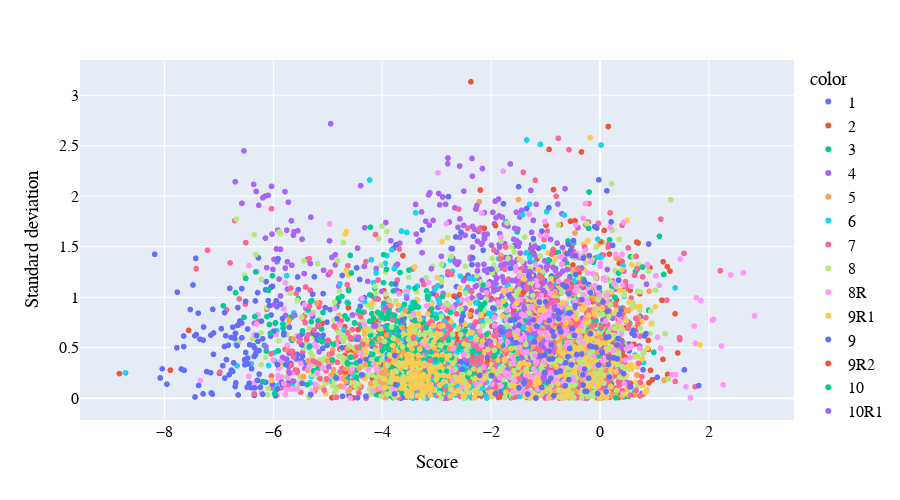

The notebook cell saved with this chart:
### Code cell
fig = px.scatter(x = merge_melt['activity'], y = merge_melt['std'],
          color = merge_melt['set'])
fig.update_layout(
        xaxis_title="Score",
        yaxis_title="Standard deviation",
        autosize=False,
        width=900,
        height=500,
        font=dict(family="Arial",
                        size=16,
                        color="#020202"
                        ))
fig.show()
fig.write_html(fig_folder+"activity_score_by_set.html")

### Figure 1 — Plotly figure (JSON) as saved in the notebook; plotly's stock layout.template omitted (floating-point values rounded to 4 significant figures; data arrays with more than 128 entries replaced by an {"elided": "..."} marker saying what was removed)
{"data": [{"hovertemplate": "color=1<br>x=%{x}<br>y=%{y}<extra></extra>", "legendgroup": "1", "marker": {"color": "#636efa", "symbol": "circle"}, "mode": "markers", "name": "1", "showlegend": true, "type": "scattergl", "x": {"elided": "252 float values"}, "xaxis": "x", "y": {"elided": "252 float values"}, "yaxis": "y"}, {"hovertemplate": "color=2<br>x=%{x}<br>y=%{y}<extra></extra>", "legendgroup": "2", "marker": {"color": "#EF553B", "symbol": "circle"}, "mode": "markers", "name": "2", "showlegend": true, "type": "scattergl", "x": {"elided": "315 float values"}, "xaxis": "x", "y": {"elided": "315 float values"}, "yaxis": "y"}, {"hovertemplate": "color=3<br>x=%{x}<br>y=%{y}<extra></extra>", "legendgroup": "3", "marker": {"color": "#00cc96", "symbol": "circle"}, "mode": "markers", "name": "3", "showlegend": true, "type": "scattergl", "x": {"elided": "315 float values"}, "xaxis": "x", "y": {"elided": "315 float values"}, "yaxis": "y"}, {"hovertemplate": "color=4<br>x=%{x}<br>y=%{y}<extra></extra>", "legendgroup": "4", "marker": {"color": "#ab63fa", "symbol": "circle"}, "mode": "markers", "name": "4", "showlegend": true, "type": "scattergl", "x": {"elided": "315 float values"}, "xaxis": "x", "y": {"elided": "315 float values"}, "yaxis": "y"}, {"hovertemplate": "color=5<br>x=%{x}<br>y=%{y}<extra></extra>", "legendgroup": "5", "marker": {"color": "#FFA15A", "symbol": "circle"}, "mode": "markers", "name": "5", "showlegend": true, "type": "scattergl", "x": {"elided": "273 float values"}, "xaxis": "x", "y": {"elided": "273 float values"}, "yaxis": "y"}, {"hovertemplate": "color=6<br>x=%{x}<br>y=%{y}<extra></extra>", "legendgroup": "6", "marker": {"color": "#19d3f3", "symbol": "circle"}, "mode": "markers", "name": "6", "showlegend": true, "type": "scattergl", "x": {"elided": "315 float values"}, "xaxis": "x", "y": {"elided": "315 float values"}, "yaxis": "y"}, {"hovertemplate": "color=7<br>x=%{x}<br>y=%{y}<extra></extra>", "legendgroup": "7", "marker": {"color": "#FF6692", "symbol": "circle"}, "mode": "markers", "name": "7", "showlegend": true, "type": "scattergl", "x": {"elided": "294 float values"}, "xaxis": "x", "y": {"elided": "294 float values"}, "yaxis": "y"}, {"hovertemplate": "color=8<br>x=%{x}<br>y=%{y}<extra></extra>", "legendgroup": "8", "marker": {"color": "#B6E880", "symbol": "circle"}, "mode": "markers", "name": "8", "showlegend": true, "type": "scattergl", "x": {"elided": "294 float values"}, "xaxis": "x", "y": {"elided": "294 float values"}, "yaxis": "y"}, {"hovertemplate": "color=8R<br>x=%{x}<br>y=%{y}<extra></extra>", "legendgroup": "8R", "marker": {"color": "#FF97FF", "symbol": "circle"}, "mode": "markers", "name": "8R", "showlegend": true, "type": "scattergl", "x": [-5.685, -5.833, -5.911, -0.6568, -0.9286, -6.347, -5.777, -4.84, -6.284, -5.629, -5.735, -6.34, -5.508, -6.297, -6.448, -5.946, -5.924, -5.856, -6.631, -5.639, -6.216, -5.916, -5.901, -0.07188, null, -1.298, -5.578, -2.453, -4.766, -1.893, -1.361, -2.325, -5.559, 0.1771, -5.308, -4.705, null, -2.919, -5.276, -3.593, -0.6721, -5.735], "xaxis": "x", "y": [0.08692, 0.1579, 0.1946, 0.7425, 0.967, 0.6279, 0.03623, 0.5287, 0.828, 0.09633, 0.5239, 0.1523, 0.1476, 1.253, 0.2173, 0.6295, 0.03393, 0.2125, 0.7231, 0.2541, 0.05674, 0.224, 0.2956, 0.2987, null, 0.8493, 0.38, 0.3312, 0.5911, 0.4265, 0.3145, 0.5519, 0.08683, 0.6766, 0.3764, 0.1086, null, 0.202, 0.06948, 0.1832, 0.9408, 0.2034], "yaxis": "y"}, {"hovertemplate": "color=9R1<br>x=%{x}<br>y=%{y}<extra></extra>", "legendgroup": "9R1", "marker": {"color": "#FECB52", "symbol": "circle"}, "mode": "markers", "name": "9R1", "showlegend": true, "type": "scattergl", "x": [-1.531, -2.83, 0.6621, 0.7656, 0.1136, -4.245, 0.4322, 0.2213, 0.4452, 0.865, 0.4919, -2.617, 0.7847, -2.084, -0.4309, -0.8869, 0.5235, -0.2544, 0.5106, 0.2633, -4.607], "xaxis": "x", "y": [0.3091, 0.1589, 0.1587, 0.7557, 0.2814, 0.3572, 0.08178, 0.2884, 0.1729, 0.08372, 0.2975, 0.285, 0.1273, 0.04839, 0.3687, 0.08088, 0.08408, 0.05525, 0.1167, 0.2745, 0.02], "yaxis": "y"}, {"hovertemplate": "color=9<br>x=%{x}<br>y=%{y}<extra></extra>", "legendgroup": "9", "marker": {"color": "#636efa", "symbol": "circle"}, "mode": "markers", "name": "9", "showlegend": true, "type": "scattergl", "x": {"elided": "273 float values"}, "xaxis": "x", "y": {"elided": "273 float values"}, "yaxis": "y"}, {"hovertemplate": "color=9R2<br>x=%{x}<br>y=%{y}<extra></extra>", "legendgroup": "9R2", "marker": {"color": "#EF553B", "symbol": "circle"}, "mode": "markers", "name": "9R2", "showlegend": true, "type": "scattergl", "x": [-2.077, -1.754, -2.125, -1.807, -1.203, -1.993, -1.785, -4.676, -1.313, -1.964, -2.367, -1.876, -1.826, -1.566, -1.29, -1.859, -0.9315, -0.8697, -1.556, -1.591, -4.534], "xaxis": "x", "y": [0.3329, 0.4672, 0.4806, 0.3747, 0.8161, 0.3883, 0.2018, 0.2618, 0.4621, 0.2209, 0.4493, 0.5055, 0.01371, 0.1811, 0.5392, 0.3781, 0.2784, 0.008763, 0.41, 0.2969, 0.004441], "yaxis": "y"}, {"hovertemplate": "color=10<br>x=%{x}<br>y=%{y}<extra></extra>", "legendgroup": "10", "marker": {"color": "#00cc96", "symbol": "circle"}, "mode": "markers", "name": "10", "showlegend": true, "type": "scattergl", "x": {"elided": "147 float values"}, "xaxis": "x", "y": {"elided": "147 float values"}, "yaxis": "y"}, {"hovertemplate": "color=10R1<br>x=%{x}<br>y=%{y}<extra></extra>", "legendgroup": "10R1", "marker": {"color": "#ab63fa", "symbol": "circle"}, "mode": "markers", "name": "10R1", "showlegend": true, "type": "scattergl", "x": [-0.8695, -0.7807, -1.025, 0.06759, -0.45, -0.4877, 0.08187, -2.896, -0.8586, -0.5158, -0.3773, -0.8829, -2.966, -0.6925, -0.1975, -0.4495, -0.5959, -0.7245, -0.0453, -0.1731, -3.245], "xaxis": "x", "y": [0.2754, 0.02619, 0.2121, 0.4927, 0.5361, 0.3228, 0.1752, 0.1469, 0.4856, 0.6092, 0.3357, 0.7437, 0.2569, 0.4886, 0.4991, 0.4571, 0.0151, 0.2329, 0.4175, 0.4096, 0.7918], "yaxis": "y"}, {"hovertemplate": "color=10R2<br>x=%{x}<br>y=%{y}<extra></extra>", "legendgroup": "10R2", "marker": {"color": "#FFA15A", "symbol": "circle"}, "mode": "markers", "name": "10R2", "showlegend": true, "type": "scattergl", "x": [-4.857, -4.934, -4.205, -4.091, -3.606, -4.895, -4.91, -5.364, -4.622, -1.584, -4.945, -5.735, -4.575, -5.218, -0.2784, -4.816, -4.501, -4.451, -3.818, -1.471, -5.447], "xaxis": "x", "y": [0.009427, 0.2297, 0.3227, 0.5598, 0.3421, 0.2826, 0.4817, 0.3697, 0.06888, 0.5229, 0.4366, 0.4699, 0.2601, 0.1065, 0.3051, 0.1074, 0.1387, 0.1105, 0.1128, 0.2661, 0.2148], "yaxis": "y"}, {"hovertemplate": "color=R1<br>x=%{x}<br>y=%{y}<extra></extra>", "legendgroup": "R1", "marker": {"color": "#19d3f3", "symbol": "circle"}, "mode": "markers", "name": "R1", "showlegend": true, "type": "scattergl", "x": {"elided": "210 float values"}, "xaxis": "x", "y": {"elided": "210 float values"}, "yaxis": "y"}, {"hovertemplate": "color=11<br>x=%{x}<br>y=%{y}<extra></extra>", "legendgroup": "11", "marker": {"color": "#FF6692", "symbol": "circle"}, "mode": "markers", "name": "11", "showlegend": true, "type": "scattergl", "x": {"elided": "315 float values"}, "xaxis": "x", "y": {"elided": "315 float values"}, "yaxis": "y"}, {"hovertemplate": "color=12<br>x=%{x}<br>y=%{y}<extra></extra>", "legendgroup": "12", "marker": {"color": "#B6E880", "symbol": "circle"}, "mode": "markers", "name": "12", "showlegend": true, "type": "scattergl", "x": {"elided": "315 float values"}, "xaxis": "x", "y": {"elided": "315 float values"}, "yaxis": "y"}, {"hovertemplate": "color=13R1<br>x=%{x}<br>y=%{y}<extra></extra>", "legendgroup": "13R1", "marker": {"color": "#FF97FF", "symbol": "circle"}, "mode": "markers", "name": "13R1", "showlegend": true, "type": "scattergl", "x": [2.399, 1.661, 1.766, 2.232, 2.086, 1.853, 2.263, -3.148, 0.3927, 2.839, 1.472, 1.579, 1.113, 2.634, 1.73, null, 1.754, 1.39, 1.056, 2.062, -3.475], "xaxis": "x", "y": [1.222, 0.002655, 0.995, 0.5173, 0.7806, 0.9671, 0.133, 1.146, 0.6444, 0.8154, 1.378, 0.1133, 0.4971, 1.243, 0.7145, null, 0.5422, 0.234, 0.6028, 0.7723, 0.2797], "yaxis": "y"}, {"hovertemplate": "color=13<br>x=%{x}<br>y=%{y}<extra></extra>", "legendgroup": "13", "marker": {"color": "#FECB52", "symbol": "circle"}, "mode": "markers", "name": "13", "showlegend": true, "type": "scattergl", "x": {"elided": "294 float values"}, "xaxis": "x", "y": {"elided": "294 float values"}, "yaxis": "y"}, {"hovertemplate": "color=13R2<br>x=%{x}<br>y=%{y}<extra></extra>", "legendgroup": "13R2", "marker": {"color": "#636efa", "symbol": "circle"}, "mode": "markers", "name": "13R2", "showlegend": true, "type": "scattergl", "x": [null, -4.732, -5.28, -5.278, -5.449, -5.385, -5.56, -5.578, -4.403, -5.553, -5.047, -5.476, -4.452, null, -5.486, -5.314, -5.468, 0.03178, -4.402, -5.278, -5.085], "xaxis": "x", "y": [null, 0.01881, 0.8111, 1.03, 0.9371, 0.592, 0.4343, 0.3943, 0.9107, 1.201, 0.8969, 0.5279, 0.006329, null, 0.3733, 0.03528, 0.1468, 0.3001, 0.1102, 0.6448, 1.036], "yaxis": "y"}, {"hovertemplate": "color=14R<br>x=%{x}<br>y=%{y}<extra></extra>", "legendgroup": "14R", "marker": {"color": "#EF553B", "symbol": "circle"}, "mode": "markers", "name": "14R", "showlegend": true, "type": "scattergl", "x": [null, 0.7329, -1.175, -0.1444, -0.3933, -2.37, null, 0.01639, null, -0.516, -1.012, -0.9145, null, null, -0.8013, null, -2.923, null, null, -0.933, -8.826, 0.4165, 0.1509, -0.3395, -0.4959, -0.9341, -0.8534, 1.428, -3.432, -0.8343, -2.064, 1.16, -1.066, 0.0659, null, -0.5425, null, 0.2939, -1.406, null, -1.405, -7.89, -1.919, 0.1188, -2.125, -0.2769, -0.3044, 0.7012, -2.216, -1.322, 1.156, null, 1.237, -2.199, -0.4362, null, -0.9915, null, -0.9367, -1.483, -0.4569, -1.583, -7.556], "xaxis": "x", "y": [null, 1.034, 1.008, 0.4863, 1.242, 3.133, null, 1.55, null, 1.508, 1.023, 0.1692, null, null, 1.174, null, 0.01758, null, null, 0.7291, 0.2441, 0.3559, 2.69, 2.439, 1.319, 2.463, 2.066, 0.4483, 0.5982, 1.443, 0.3771, 1.351, 1.132, 1.185, null, 1.754, null, 0.07063, 0.21, null, 1.047, 0.2781, 1.709, 0.6438, 1.682, 0.6029, 1.097, 1.537, 0.6637, 0.3079, 0.3852, null, 1.303, 2.061, 1.142, null, 1.713, null, 0.628, 0.642, 1.756, 0.8646, 0.6717], "yaxis": "y"}, {"hovertemplate": "color=14<br>x=%{x}<br>y=%{y}<extra></extra>", "legendgroup": "14", "marker": {"color": "#00cc96", "symbol": "circle"}, "mode": "markers", "name": "14", "showlegend": true, "type": "scattergl", "x": {"elided": "273 float values"}, "xaxis": "x", "y": {"elided": "273 float values"}, "yaxis": "y"}, {"hovertemplate": "color=15<br>x=%{x}<br>y=%{y}<extra></extra>", "legendgroup": "15", "marker": {"color": "#ab63fa", "symbol": "circle"}, "mode": "markers", "name": "15", "showlegend": true, "type": "scattergl", "x": {"elided": "336 float values"}, "xaxis": "x", "y": {"elided": "336 float values"}, "yaxis": "y"}, {"hovertemplate": "color=16<br>x=%{x}<br>y=%{y}<extra></extra>", "legendgroup": "16", "marker": {"color": "#FFA15A", "symbol": "circle"}, "mode": "markers", "name": "16", "showlegend": true, "type": "scattergl", "x": {"elided": "294 float values"}, "xaxis": "x", "y": {"elided": "294 float values"}, "yaxis": "y"}, {"hovertemplate": "color=16R<br>x=%{x}<br>y=%{y}<extra></extra>", "legendgroup": "16R", "marker": {"color": "#19d3f3", "symbol": "circle"}, "mode": "markers", "name": "16R", "showlegend": true, "type": "scattergl", "x": [null, -0.4842, -0.04044, -0.4621, -1.347, -0.9803, -3.827, -1.271, null, 0.01986, -1.095, -1.417, null, null, -0.08971, null, -0.6271, null, -1.404, -0.6566, -8.714], "xaxis": "x", "y": [null, 1.534, 1.576, 1.165, 2.557, 1.845, 1.469, 0.5966, null, 2.507, 2.513, 1.817, null, null, 0.6398, null, 0.1523, null, 0.7004, 1.814, 0.2511], "yaxis": "y"}, {"hovertemplate": "color=17<br>x=%{x}<br>y=%{y}<extra></extra>", "legendgroup": "17", "marker": {"color": "#FF6692", "symbol": "circle"}, "mode": "markers", "name": "17", "showlegend": true, "type": "scattergl", "x": {"elided": "315 float values"}, "xaxis": "x", "y": {"elided": "315 float values"}, "yaxis": "y"}, {"hovertemplate": "color=18<br>x=%{x}<br>y=%{y}<extra></extra>", "legendgroup": "18", "marker": {"color": "#B6E880", "symbol": "circle"}, "mode": "markers", "name": "18", "showlegend": true, "type": "scattergl", "x": {"elided": "315 float values"}, "xaxis": "x", "y": {"elided": "315 float values"}, "yaxis": "y"}, {"hovertemplate": "color=19<br>x=%{x}<br>y=%{y}<extra></extra>", "legendgroup": "19", "marker": {"color": "#FF97FF", "symbol": "circle"}, "mode": "markers", "name": "19", "showlegend": true, "type": "scattergl", "x": {"elided": "315 float values"}, "xaxis": "x", "y": {"elided": "315 float values"}, "yaxis": "y"}, {"hovertemplate": "color=20<br>x=%{x}<br>y=%{y}<extra></extra>", "legendgroup": "20", "marker": {"color": "#FECB52", "symbol": "circle"}, "mode": "markers", "name": "20", "showlegend": true, "type": "scattergl", "x": {"elided": "231 float values"}, "xaxis": "x", "y": {"elided": "231 float values"}, "yaxis": "y"}, {"hovertemplate": "color=21<br>x=%{x}<br>y=%{y}<extra></extra>", "legendgroup": "21", "marker": {"color": "#636efa", "symbol": "circle"}, "mode": "markers", "name": "21", "showlegend": true, "type": "scattergl", "x": {"elided": "168 float values"}, "xaxis": "x", "y": {"elided": "168 float values"}, "yaxis": "y"}], "layout": {"autosize": false, "font": {"color": "#020202", "family": "Arial", "size": 16}, "height": 500, "legend": {"title": {"text": "color"}, "tracegroupgap": 0}, "margin": {"t": 60}, "width": 900, "xaxis": {"anchor": "y", "domain": [0, 1], "title": {"text": "Score"}}, "yaxis": {"anchor": "x", "domain": [0, 1], "title": {"text": "Standard deviation"}}}}
